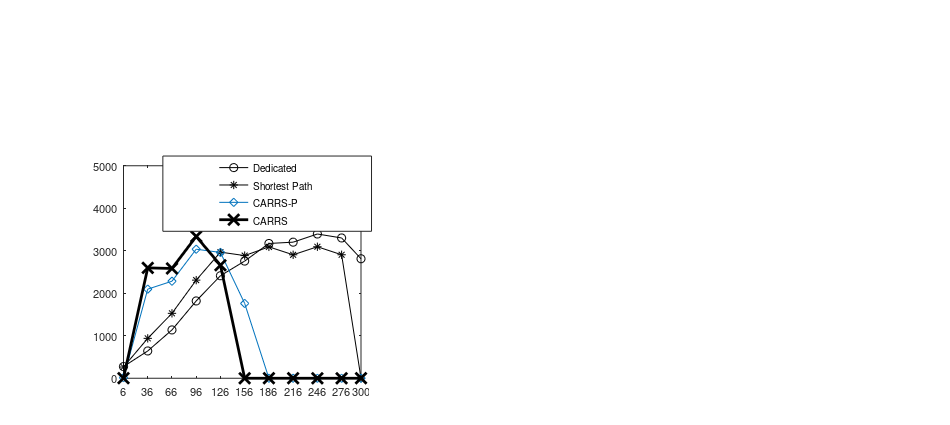

Source code (MATLAB):

x=[6,36,66,96,126,156,186,216,246,276,300];


DEDICATED=[274.8,641.97,1137.27,1818.98,2412.12,2756.96,3171.21,3202,3394.23,3301.11,2812];
SP=[264.6666667,938.6666667,1527.666667,2308.666667,2967.666667,2885.833333,3091.333333,2905,3094.166667,2905.666667,0];


MS2=[13,2097,2283.166667,3036.166667,2960.166667,1760.166667,0,0,0,0,0];
MS=[3,2597,2583.166667,3336.166667,2660.166667,0,0,0,0,0,0];








p1=subplot(1,1,1);
%h1=plot(x, OMNISuggest,'-ko', x, SVD,'-k*', x, POPULAR,'-kx', x,SOCIAL,'-k<', x, RANDOM,'-k+', 'MarkerSize', 12, 'LineWidth',1);
h1=plot(x, DEDICATED,'-ko', x, SP,'-k*', x, MS2,'-d', x,MS,'-kx' , 'MarkerSize',8, 'LineWidth',2);

%xh1=xlabel('Departure time of most population in minutes (Poisson distribution mean)', 'FontSize',15);
%[0.13 0.154008438818565 0.775 0.770991561181434
%set(p1, 'Position', [0.100 0.15 0.400 0.330]);
%get(xh1,'Position')
%set(xh1,'Position',get(xh1,'Position')+[0 0 0]);
xlim([6 ,300]);
%yh1=ylabel('Average Total Evacuation time in minutes', 'FontSize',15);
%%set(yh1,'Position',get(yh1,'Position')+[35 0 0]);
ylim([0,5000]);
set(gca,'XTick',[6,36,66,96,126,156,186,216,246,276,300], 'FontSize',14);

%leg=legend('UBCF','RANDOM','POPULAR','SVD','OmniSuggest','FontSize',10)  
leg=legend('Dedicated','Shortest Path','CARRS-P','CARRS','FontSize',12);  
set(p1, 'Position', [0.13 0.11 0.25 0.5], 'FontSize', 8);

set(leg,...
    'Position',[0.171428571428571 0.455788090183 0.219642857142857 0.13015873015873]);
set(gcf, 'PaperPosition', [-1.3 -0.05 9.5 4.25]);
set(gcf, 'Color', 'w');
set(gcf, 'PaperSize', [3 2.27]); %Keep the same paper size
%saveas(gcf, 'DR', 'pdf');

print('-djpeg','-r1000','shape2');
%export_fig 'evacuation-normal' -jpg -r1000

%set(gcf, 'PaperPosition', [-1.3 -0.05 9.5 4.25]);
%set(gcf, 'Color', 'w');r
%set(gcf, 'PaperSize', [1.59 1.16]); %Keep the same paper size

%set(gcf, 'Position', [100 100 300.59 250.16])

%export_fig DR -tiff -r1200 -q110;


